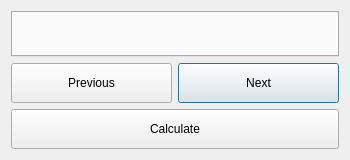
<?xml version="1.0" encoding="UTF-8"?>
<ui version="4.0">
 <class>DlgCalculateVQI</class>
 <widget class="QDialog" name="DlgCalculateVQI">
  <property name="geometry">
   <rect>
    <x>0</x>
    <y>0</y>
    <width>350</width>
    <height>160</height>
   </rect>
  </property>
  <property name="sizePolicy">
   <sizepolicy hsizetype="Fixed" vsizetype="Fixed">
    <horstretch>0</horstretch>
    <verstretch>0</verstretch>
   </sizepolicy>
  </property>
  <property name="windowTitle">
   <string>Calculate Vegetation Quality Index</string>
  </property>
  <layout class="QVBoxLayout" name="verticalLayout">
   <item>
    <widget class="QTabWidget" name="TabBox">
     <property name="sizePolicy">
      <sizepolicy hsizetype="Preferred" vsizetype="Expanding">
       <horstretch>0</horstretch>
       <verstretch>0</verstretch>
      </sizepolicy>
     </property>
     <property name="tabShape">
      <enum>QTabWidget::Rounded</enum>
     </property>
     <property name="currentIndex">
      <number>-1</number>
     </property>
    </widget>
   </item>
   <item>
    <layout class="QGridLayout" name="gridLayout_3">
     <item row="0" column="1">
      <widget class="QPushButton" name="button_next">
       <property name="sizePolicy">
        <sizepolicy hsizetype="Minimum" vsizetype="Minimum">
         <horstretch>0</horstretch>
         <verstretch>0</verstretch>
        </sizepolicy>
       </property>
       <property name="minimumSize">
        <size>
         <width>0</width>
         <height>40</height>
        </size>
       </property>
       <property name="text">
        <string>Next</string>
       </property>
      </widget>
     </item>
     <item row="1" column="0" colspan="2">
      <widget class="QPushButton" name="button_calculate">
       <property name="sizePolicy">
        <sizepolicy hsizetype="Minimum" vsizetype="Minimum">
         <horstretch>0</horstretch>
         <verstretch>0</verstretch>
        </sizepolicy>
       </property>
       <property name="minimumSize">
        <size>
         <width>0</width>
         <height>40</height>
        </size>
       </property>
       <property name="text">
        <string>Calculate</string>
       </property>
      </widget>
     </item>
     <item row="0" column="0">
      <widget class="QPushButton" name="button_prev">
       <property name="sizePolicy">
        <sizepolicy hsizetype="Minimum" vsizetype="Minimum">
         <horstretch>0</horstretch>
         <verstretch>0</verstretch>
        </sizepolicy>
       </property>
       <property name="minimumSize">
        <size>
         <width>0</width>
         <height>40</height>
        </size>
       </property>
       <property name="text">
        <string>Previous</string>
       </property>
      </widget>
     </item>
    </layout>
   </item>
  </layout>
 </widget>
 <tabstops>
  <tabstop>TabBox</tabstop>
  <tabstop>button_prev</tabstop>
  <tabstop>button_next</tabstop>
  <tabstop>button_calculate</tabstop>
 </tabstops>
 <resources/>
 <connections/>
</ui>
